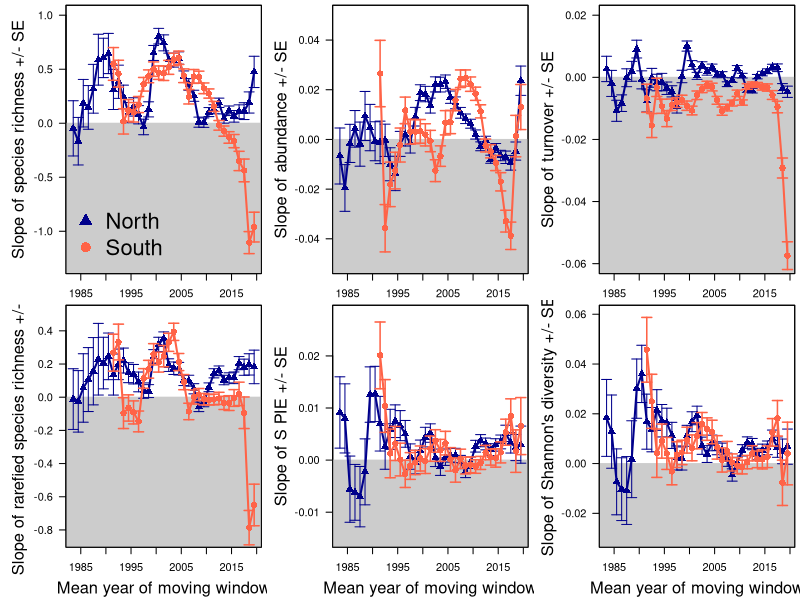

Here is the R script that generated this plot:
##Set working directory
setwd("C:/Users/ewelti/Desktop/aquatic_data/movingWindow")
#setwd(dir = "C:/Users/Ellen/Desktop/aquatic_data/movingWindow")


# attach data
go <- read.csv("NorthSouthMovingWindow.csv", header=T) # change file name according to the time series to be analyzed
head(go)

par(mfrow=c(2,3),mar=c(2,5,0.4,0.4))
##
gg <- go[which(go$site_count > 49),]
goo <- gg[!is.na(gg$sppRich),]
head(goo)

nor <- goo[ which(goo$Lat50N=='north'), ]
head(nor)
nor <- nor[order(nor$meanyear),]

sou <- goo[ which(goo$Lat50N=='south'), ]
head(sou)
sou <- sou[order(sou$meanyear),]
######################################################################################
##sppRich
plot(goo$sppRich~goo$meanyear,ylab="", xlab="",
cex=1.5, type="n", las=1, ylim=c(-1.3,1))
title(xlab="Mean year of moving window", line=3,cex.lab=1.5)
title(ylab="Slope of species richness +/- SE", line=3,cex.lab=1.5)
polygon(x = c(0, 0, 2040, 2040), y = c(-10, 0, 0, -10), col = "grey80",border = "grey80") #abline(h=0,lty=2)
box()
#
nor$se_sppRich<-as.numeric(nor$se_sppRich)
points(nor$sppRich~nor$meanyear,pch=17, col="darkblue",cex=1.3)
points(nor$sppRich~nor$meanyear,type="l",lwd=2, col="darkblue")
arrows(nor$meanyear, nor$sppRich-nor$se_sppRich, 
nor$meanyear, nor$sppRich+nor$se_sppRich, length=0.05, angle=90, code=3,lwd=1,col="darkblue")
####
sou$se_sppRich<-as.numeric(sou$se_sppRich)
points(sou$sppRich~sou$meanyear,pch=16, col="tomato",cex=1.3)
points(sou$sppRich~sou$meanyear,type="l",lwd=2,col="tomato")
arrows(sou$meanyear, sou$sppRich-sou$se_sppRich, 
sou$meanyear, sou$sppRich+sou$se_sppRich, length=0.05, angle=90, code=3,lwd=1.5,col="tomato")
#
legend("bottomleft", legend=c("North","South"),pch=c(17,16),col=c("darkblue","tomato"),bty="n",cex=2)

######################################################################################
##abun
plot(goo$abun~goo$meanyear,ylab="", xlab="",
cex=1.5, type="n", las=1, ylim=c(-0.05,0.05))
title(xlab="Mean year of moving window", line=3,cex.lab=1.5)
title(ylab="Slope of abundance +/- SE", line=3.3,cex.lab=1.5)
polygon(x = c(0, 0, 2040, 2040), y = c(-10, 0, 0, -10), col = "grey80",border = "grey80") #abline(h=0,lty=2)
box()
#
nor$se_abun<-as.numeric(nor$se_abun)
points(nor$abun~nor$meanyear,pch=17, col="darkblue",cex=1.3)
points(nor$abun~nor$meanyear,type="l",lwd=2, col="darkblue")
arrows(nor$meanyear, nor$abun-nor$se_abun, 
nor$meanyear, nor$abun+nor$se_abun, length=0.05, angle=90, code=3,lwd=1,col="darkblue")
####
sou$se_abun<-as.numeric(sou$se_abun)
points(sou$abun~sou$meanyear,pch=16, col="tomato",cex=1.3)
points(sou$abun~sou$meanyear,type="l",lwd=2,col="tomato")
arrows(sou$meanyear, sou$abun-sou$se_abun, 
sou$meanyear, sou$abun+sou$se_abun, length=0.05, angle=90, code=3,lwd=1.5,col="tomato")
#
#legend("bottomleft", legend=c("North","South"),pch=c(17,16),col=c("darkblue","tomato"),bty="n",cex=2)
######################################################################################
##turnover
plot(goo$turnover~goo$meanyear,ylab="", xlab="",
cex=1.5, type="n", las=1, ylim=c(-0.06,0.02))
title(xlab="Mean year of moving window", line=2.7,cex.lab=1.5)
title(ylab="Slope of turnover +/- SE", line=3.3,cex.lab=1.5)
polygon(x = c(0, 0, 2040, 2040), y = c(-10, 0, 0, -10), col = "grey80",border = "grey80") #abline(h=0,lty=2)
box()
#
nor$se_turnover<-as.numeric(nor$se_turnover)
points(nor$turnover~nor$meanyear,pch=17, col="darkblue",cex=1.3)
points(nor$turnover~nor$meanyear,type="l",lwd=2, col="darkblue")
arrows(nor$meanyear, nor$turnover-nor$se_turnover, 
nor$meanyear, nor$turnover+nor$se_turnover, length=0.05, angle=90, code=3,lwd=1,col="darkblue")
####
sou$se_turnover<-as.numeric(sou$se_turnover)
points(sou$turnover~sou$meanyear,pch=16, col="tomato",cex=1.3)
points(sou$turnover~sou$meanyear,type="l",lwd=2,col="tomato")
arrows(sou$meanyear, sou$turnover-sou$se_turnover, 
sou$meanyear, sou$turnover+sou$se_turnover, length=0.05, angle=90, code=3,lwd=1.5,col="tomato")
#
#legend("bottomleft", legend=c("North","South"),pch=c(17,16),col=c("darkblue","tomato"),bty="n",cex=2)
#####################################################################################
par(mar=c(4,5,0.4,0.4))
##sppRichRare
plot(goo$sppRichRare~goo$meanyear,ylab="", xlab="",
cex=1.5, type="n", las=1, ylim=c(-0.85,0.5))
title(xlab="Mean year of moving window", line=2.7,cex.lab=1.5)
title(ylab="Slope of rarefied species richness +/- SE", line=3,cex.lab=1.5)
polygon(x = c(0, 0, 2040, 2040), y = c(-10, 0, 0, -10), col = "grey80",border = "grey80") #abline(h=0,lty=2)
box()
#
nor$se_sppRichRare<-as.numeric(nor$se_sppRichRare)
points(nor$sppRichRare~nor$meanyear,pch=17, col="darkblue",cex=1.3)
points(nor$sppRichRare~nor$meanyear,type="l",lwd=2, col="darkblue")
arrows(nor$meanyear, nor$sppRichRare-nor$se_sppRichRare, 
nor$meanyear, nor$sppRichRare+nor$se_sppRichRare, length=0.05, angle=90, code=3,lwd=1,col="darkblue")
####
sou$se_sppRichRare<-as.numeric(sou$se_sppRichRare)
points(sou$sppRichRare~sou$meanyear,pch=16, col="tomato",cex=1.3)
points(sou$sppRichRare~sou$meanyear,type="l",lwd=2,col="tomato")
arrows(sou$meanyear, sou$sppRichRare-sou$se_sppRichRare, 
sou$meanyear, sou$sppRichRare+sou$se_sppRichRare, length=0.05, angle=90, code=3,lwd=1.5,col="tomato")
#
#legend("bottomleft", legend=c("North","South"),pch=c(17,16),col=c("darkblue","tomato"),bty="n",cex=2)
################################################################################
##S_PIE
plot(goo$S_PIE~goo$meanyear,ylab="", xlab="",
cex=1.5, type="n", las=1, ylim=c(-0.015,0.028))
title(xlab="Mean year of moving window", line=2.7,cex.lab=1.5)
title(ylab="Slope of S PIE +/- SE", line=3.3,cex.lab=1.5)
polygon(x = c(0, 0, 2040, 2040), y = c(-10, 0, 0, -10), col = "grey80",border = "grey80") #abline(h=0,lty=2)
box()
#
nor$se_S_PIE<-as.numeric(nor$se_S_PIE)
points(nor$S_PIE~nor$meanyear,pch=17, col="darkblue",cex=1.3)
points(nor$S_PIE~nor$meanyear,type="l",lwd=2, col="darkblue")
arrows(nor$meanyear, nor$S_PIE-nor$se_S_PIE, 
nor$meanyear, nor$S_PIE+nor$se_S_PIE, length=0.05, angle=90, code=3,lwd=1,col="darkblue")
####
sou$se_S_PIE<-as.numeric(sou$se_S_PIE)
points(sou$S_PIE~sou$meanyear,pch=16, col="tomato",cex=1.3)
points(sou$S_PIE~sou$meanyear,type="l",lwd=2,col="tomato")
arrows(sou$meanyear, sou$S_PIE-sou$se_S_PIE, 
sou$meanyear, sou$S_PIE+sou$se_S_PIE, length=0.05, angle=90, code=3,lwd=1.5,col="tomato")
#
#legend("bottomleft", legend=c("North","South"),pch=c(17,16),col=c("darkblue","tomato"),bty="n",cex=2)
#####################################################################################
##ShanH
plot(goo$ShanH~goo$meanyear,ylab="", xlab="",
cex=1.5, type="n", las=1, ylim=c(-0.03,0.06))
title(xlab="Mean year of moving window", line=2.7,cex.lab=1.5)
title(ylab="Slope of Shannon's diversity +/- SE", line=3.3,cex.lab=1.5)
polygon(x = c(0, 0, 2040, 2040), y = c(-10, 0, 0, -10), col = "grey80",border = "grey80") #abline(h=0,lty=2)
box()
#
nor$se_ShanH<-as.numeric(nor$se_ShanH)
points(nor$ShanH~nor$meanyear,pch=17, col="darkblue",cex=1.3)
points(nor$ShanH~nor$meanyear,type="l",lwd=2, col="darkblue")
arrows(nor$meanyear, nor$ShanH-nor$se_ShanH, 
nor$meanyear, nor$ShanH+nor$se_ShanH, length=0.05, angle=90, code=3,lwd=1,col="darkblue")
####
sou$se_ShanH<-as.numeric(sou$se_ShanH)
points(sou$ShanH~sou$meanyear,pch=16, col="tomato",cex=1.3)
points(sou$ShanH~sou$meanyear,type="l",lwd=2,col="tomato")
arrows(sou$meanyear, sou$ShanH-sou$se_ShanH, 
sou$meanyear, sou$ShanH+sou$se_ShanH, length=0.05, angle=90, code=3,lwd=1.5,col="tomato")
#
#legend("bottomleft", legend=c("North","South"),pch=c(17,16),col=c("darkblue","tomato"),bty="n",cex=2)
##
